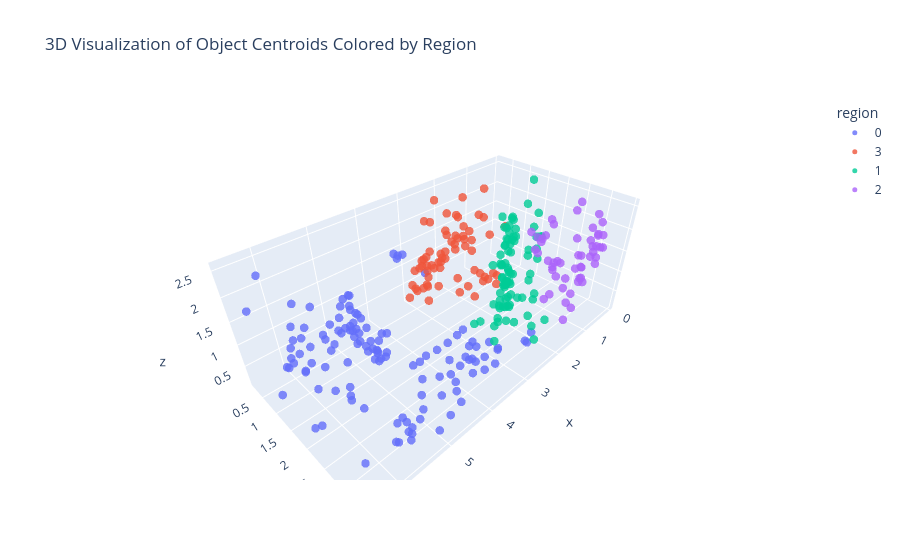

The notebook cell saved with this chart:
### Code cell
print(f"Detected {len(regions)} regions via Louvain.")
from collections import defaultdict
region_groups = defaultdict(list)
for n in G.nodes:
    region = G.nodes[n]["region"]
    caption = G.nodes[n]["object_caption"]
    region_groups[region].append(caption)

# 打印区域内容
for region, items in region_groups.items():
    print(f"{region}: {len(items)} objects")

from collections import defaultdict
# collect object IDs by region
region_groups = defaultdict(list)
for node in G.nodes:
    region = G.nodes[node]['region']
    region_groups[region].append(node)

# print region groups with object IDs
for region, obj_ids in sorted(region_groups.items()):
    print(f"{region} ({len(obj_ids)} objects):")
    print(", ".join(map(str, obj_ids)))
    print()

# Add region info to captions
for obj in captions:
    obj_id = int(obj["object_id"])
    if obj_id in G.nodes and "region" in G.nodes[obj_id]:
        obj["region"] = G.nodes[obj_id]["region"]
    else:
        obj["region"] = "unknown"

import plotly.express as px
import numpy as np
import json

data = []
for obj in captions:
    obj_id = int(obj["object_id"])
    centroid = obj['centroid']
    if centroid is not None:
        data.append({
            "id": obj_id,
            "x": centroid[0],
            "y": centroid[1],
            "z": centroid[2],
            "category": obj["category"],
            "region": obj['region'] # fallback if region not added yet
        })

# Sort by region for consistent coloring
import pandas as pd
df = pd.DataFrame(data)
df["region"] = df["region"].astype(str)

# 3D scatter plot
fig = px.scatter_3d(
    df,
    x='x', y='y', z='z',
    color='region',
    hover_data=['id', 'region', 'category'],
    title="3D Visualization of Object Centroids Colored by Region",
    opacity=0.8
)

fig.update_traces(marker=dict(size=5))
fig.update_layout(scene=dict(aspectmode='data'))
fig.show()
